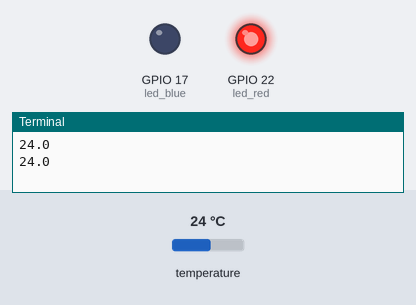
Recording of a program running on a simulated Raspberry Pi (BCM pin numbers). On the bench: output pins drawn as LEDs (lit = HIGH), the last lines printed to the terminal. The inputs (shaded band) are chosen by the test bench; at power-on: temperature 24 °C.

Above: at 1.2 s.
1.3 s: temperature set to 20.8 °C
3.2 s: temperature set to 19.4 °C
At 4.9 s:
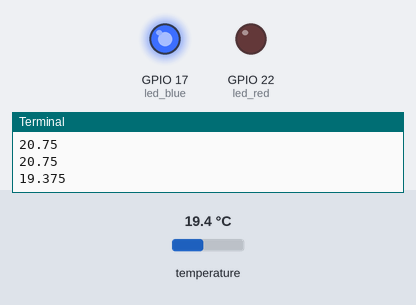
5.5 s: temperature set to 28 °C
At 6.5 s:
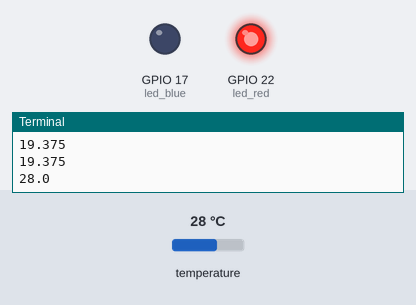
7.5 s: temperature set to 12 °C
At 9.2 s:
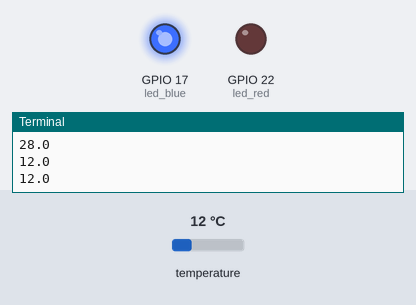
Timing chart, 0 to 10.5 s (numbered marks = the images above; inputs shaded):
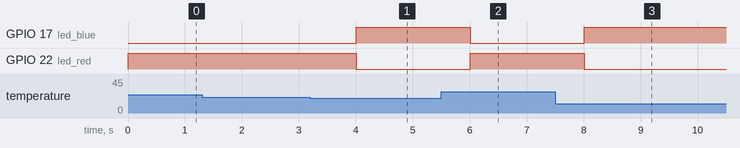

The program:

temperature_read.py
```python
import LM75
from gpiozero import LED
import time

led_blue = LED(17)
led_red = LED(22)

sensor = LM75.LM75()

while(True):
    temp = sensor.getTemp()

    print(temp)
    if temp > 20:
        led_red.on()
        led_blue.off()
    else:
        led_red.off()
        led_blue.on()

    time.sleep(1)
```

LM75.py
```python
from smbus2 import SMBus

class LM75(object):
	def __init__(self, busnum=1):
		self._address = 0x48
		self._temp_register = 0x00
		self._bus = SMBus(busnum)

	def getTemp(self):
		raw = self._bus.read_word_data(self._address, self._temp_register) & 0xFFFF
		raw = ((raw << 8) & 0xFF00) + (raw >> 8)
		return raw /256
	
```

Measured:
- the behaviour switches between 20.2 and 20.1 °C on temperature (found by bisection; images 0 and 1)
- after the input at 3.2 s, GPIO 17 (led_blue): LOW → HIGH after 0.80 s; GPIO 22 (led_red): HIGH → LOW after 0.80 s
- after the input at 5.5 s, GPIO 17 (led_blue): HIGH → LOW after 0.51 s; GPIO 22 (led_red): LOW → HIGH after 0.51 s
- after the input at 7.5 s, GPIO 17 (led_blue): LOW → HIGH after 0.51 s; GPIO 22 (led_red): HIGH → LOW after 0.51 s
